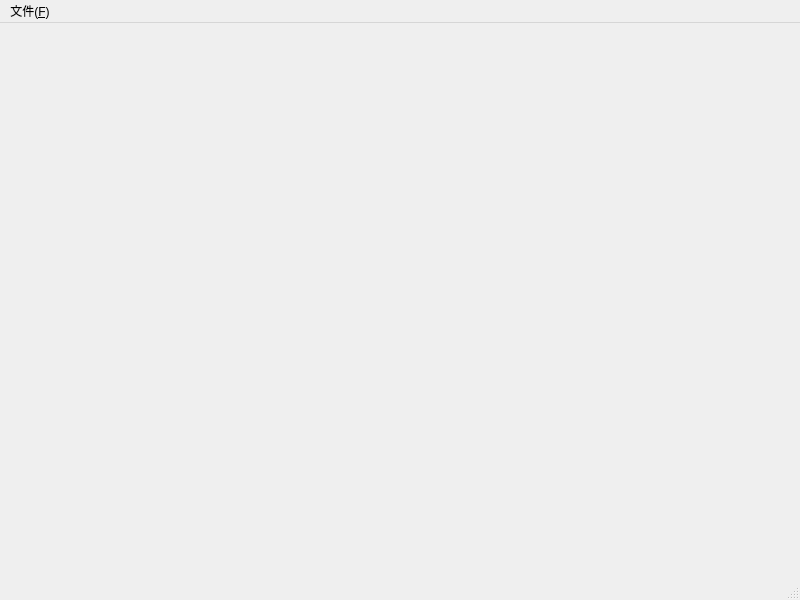
<?xml version="1.0" encoding="UTF-8"?>
<ui version="4.0">
 <class>MainWindow</class>
 <widget class="QMainWindow" name="MainWindow">
  <property name="windowModality">
   <enum>Qt::WindowModal</enum>
  </property>
  <property name="geometry">
   <rect>
    <x>0</x>
    <y>0</y>
    <width>800</width>
    <height>600</height>
   </rect>
  </property>
  <property name="windowTitle">
   <string>INimage3D</string>
  </property>
  <property name="autoFillBackground">
   <bool>false</bool>
  </property>
  <property name="locale">
   <locale language="Chinese" country="China"/>
  </property>
  <property name="iconSize">
   <size>
    <width>32</width>
    <height>32</height>
   </size>
  </property>
  <widget class="QWidget" name="centralwidget"/>
  <widget class="QMenuBar" name="menubar">
   <property name="geometry">
    <rect>
     <x>0</x>
     <y>0</y>
     <width>800</width>
     <height>21</height>
    </rect>
   </property>
   <widget class="QMenu" name="menuFile">
    <property name="title">
     <string>文件(&amp;F)</string>
    </property>
    <addaction name="m_open"/>
   </widget>
   <addaction name="menuFile"/>
  </widget>
  <widget class="QStatusBar" name="statusbar"/>
  <action name="m_open">
   <property name="text">
    <string> 打开(&amp;O)</string>
   </property>
  </action>
 </widget>
 <resources/>
 <connections/>
</ui>
